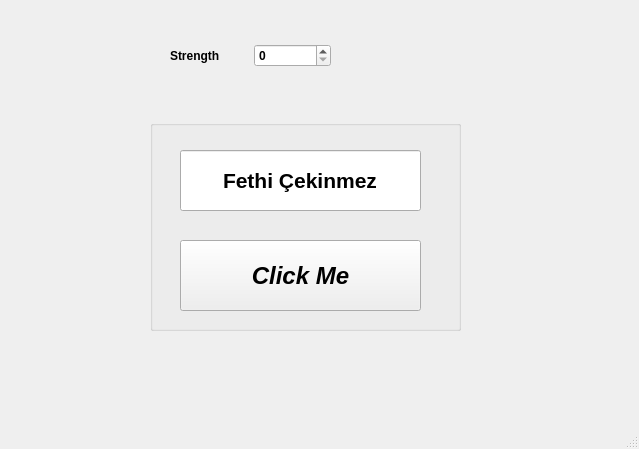
<?xml version="1.0" encoding="UTF-8"?>
<ui version="4.0">
 <class>MainWindow</class>
 <widget class="QMainWindow" name="MainWindow">
  <property name="geometry">
   <rect>
    <x>0</x>
    <y>0</y>
    <width>639</width>
    <height>449</height>
   </rect>
  </property>
  <property name="windowTitle">
   <string>MainWindow</string>
  </property>
  <widget class="QWidget" name="centralwidget">
   <widget class="QGroupBox" name="groupBox">
    <property name="geometry">
     <rect>
      <x>150</x>
      <y>120</y>
      <width>311</width>
      <height>211</height>
     </rect>
    </property>
    <property name="title">
     <string/>
    </property>
    <widget class="QLineEdit" name="lineEdit">
     <property name="geometry">
      <rect>
       <x>30</x>
       <y>30</y>
       <width>241</width>
       <height>61</height>
      </rect>
     </property>
     <property name="font">
      <font>
       <pointsize>16</pointsize>
       <bold>true</bold>
      </font>
     </property>
     <property name="text">
      <string>Fethi Çekinmez</string>
     </property>
     <property name="alignment">
      <set>Qt::AlignmentFlag::AlignCenter</set>
     </property>
    </widget>
    <widget class="QPushButton" name="pushButton">
     <property name="geometry">
      <rect>
       <x>30</x>
       <y>120</y>
       <width>241</width>
       <height>71</height>
      </rect>
     </property>
     <property name="font">
      <font>
       <pointsize>18</pointsize>
       <italic>true</italic>
       <bold>true</bold>
      </font>
     </property>
     <property name="text">
      <string>Click Me</string>
     </property>
    </widget>
   </widget>
   <widget class="QWidget" name="">
    <property name="geometry">
     <rect>
      <x>170</x>
      <y>30</y>
      <width>161</width>
      <height>51</height>
     </rect>
    </property>
    <property name="font">
     <font>
      <bold>true</bold>
     </font>
    </property>
    <layout class="QHBoxLayout" name="horizontalLayout">
     <item>
      <widget class="QLabel" name="label">
       <property name="font">
        <font>
         <bold>true</bold>
        </font>
       </property>
       <property name="text">
        <string>Strength </string>
       </property>
      </widget>
     </item>
     <item>
      <widget class="QSpinBox" name="spinBox">
       <property name="font">
        <font>
         <bold>true</bold>
        </font>
       </property>
      </widget>
     </item>
    </layout>
   </widget>
  </widget>
  <widget class="QMenuBar" name="menubar">
   <property name="geometry">
    <rect>
     <x>0</x>
     <y>0</y>
     <width>639</width>
     <height>24</height>
    </rect>
   </property>
  </widget>
  <widget class="QStatusBar" name="statusbar"/>
 </widget>
 <resources/>
 <connections/>
</ui>
